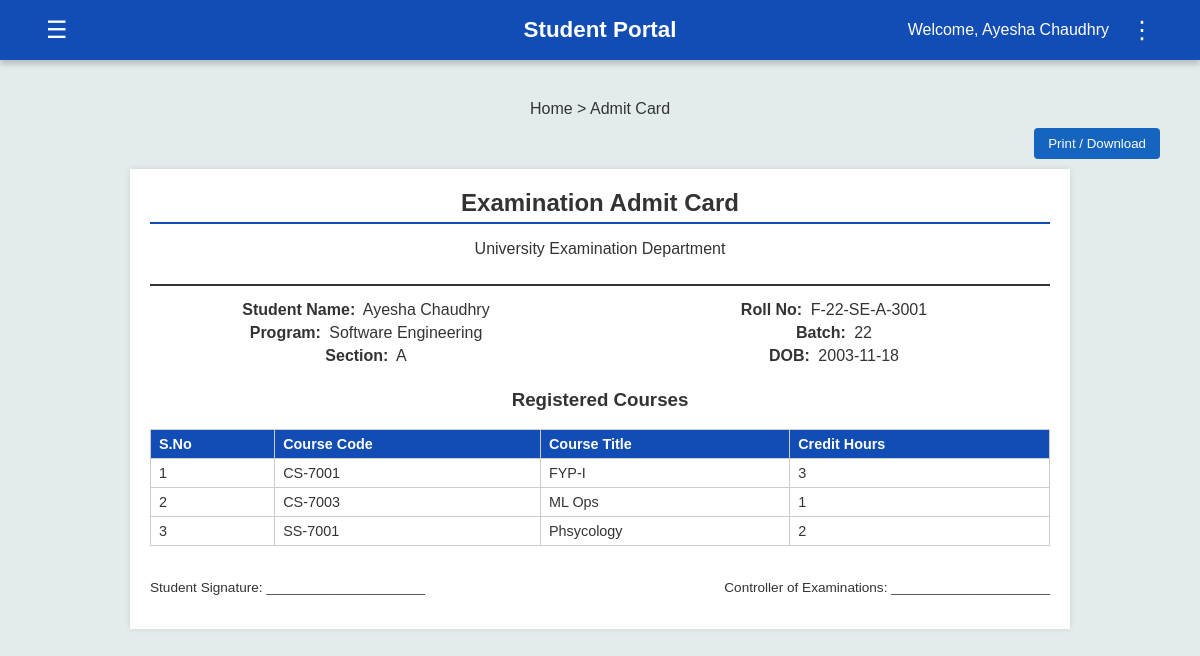
/admit_card (signed in), run on the app's committed database.
### tables this page shows
CREATE TABLE students (
        Roll_No TEXT PRIMARY KEY,
        Name TEXT,
        Gender TEXT,
        DOB TEXT,
        CNIC TEXT,
        Email TEXT,
        Mobile_No TEXT,
        Current_Address TEXT,
        Permanent_Address TEXT,
        Home_Phone TEXT,
        Postal_Code TEXT,
        Password TEXT
    );

CREATE TABLE courses (
        Course_Code TEXT PRIMARY KEY,
        Course_Name TEXT, Credit_Hr INTEGER, Prerequisite TEXT
    );

### app.py (the view)
@app.route('/admit_card')
def admit_card():
    if 'user' not in session:
        flash("Please login first", "warning")
        return redirect(url_for('student_login'))
    roll_no = session['user']
    conn = get_db()
    cur = conn.cursor()
    cur.execute("""
        SELECT Roll_No, Name, Gender, DOB
        FROM students
        WHERE Roll_No = ?
    """, (roll_no,))
    student = cur.fetchone()
    if not student:
        conn.close()
        flash("Student record not found!", "danger")
        return redirect(url_for('student_home'))
    cur.execute("""
        SELECT c.Course_Code, c.Course_Name, c.Credit_Hr
        FROM enrollments e
        JOIN courses c ON e.Course_Code = c.Course_Code
        WHERE e.Roll_No = ?
        ORDER BY c.Course_Code
    """, (roll_no,))
    courses = cur.fetchall()
    conn.close()
    roll_parts = student['Roll_No'].split('-')
    batch = roll_parts[1] if len(roll_parts) > 1 else "N/A"
    degree_code = roll_parts[2] if len(roll_parts) > 2 else "N/A"
    section = roll_parts[3][0] if len(roll_parts) > 3 else "N/A"
    degree_map = {
        'SE': 'Software Engineering',
        'AI': 'Artificial Intelligence',
        'DS': 'Data Science',
        'CY': 'Cyber Security'
    }
    degree_name = degree_map.get(degree_code, degree_code)
    return render_template(
        'admit_card.html',
        student=student,
        batch=batch,
        degree_name=degree_name,
        section=section,
        courses=courses
    )

### app.py (called while the page is built)
def get_db():
    conn = sqlite3.connect('flake.db')
    conn.row_factory = sqlite3.Row  # This allows accessing columns by name
    return conn

### templates/admit_card.html (shortened to what this page needs)
{% extends "student_dashboard.html" %}
{% block content %}
  <div class="breadcrumb">
    <span>Home</span> &gt; <span>Admit Card</span>
  </div>
  <div class="print-btn">
    <button type="button" onclick="window.print()">Print / Download</button>
  </div>
  <div class="admit-container">
    <div class="admit-header">
      <h2>Examination Admit Card</h2>
      <p>University Examination Department</p>
    </div>
    <div class="admit-meta">
      <div>
        <span class="admit-label">Student Name:</span>
        <span>{{ student.Name }}</span>
      </div>
      <div>
        <span class="admit-label">Roll No:</span>
        <span>{{ student.Roll_No }}</span>
      </div>
      <div>
        <span class="admit-label">Program:</span>
        <span>{{ degree_name }}</span>
      </div>
      <div>
        <span class="admit-label">Batch:</span>
        <span>{{ batch }}</span>
      </div>
      <div>
        <span class="admit-label">Section:</span>
        <span>{{ section }}</span>
      </div>
      <div>
        <span class="admit-label">DOB:</span>
        <span>{{ student.DOB }}</span>
      </div>
    </div>
    <h3>Registered Courses</h3>
    {% if courses %}
      <table class="admit-table">
        <thead>
          <tr>
            <th>S.No</th>
            <th>Course Code</th>
            <th>Course Title</th>
            <th>Credit Hours</th>
          </tr>
        </thead>
        <tbody>
          {% for c in courses %}
            <tr>
              <td>{{ loop.index }}</td>
              <td>{{ c.Course_Code }}</td>
              <td>{{ c.Course_Name }}</td>
              <td>{{ c.Credit_Hr }}</td>
            </tr>
          {% endfor %}
        </tbody>
      </table>
    {% else %}
      <p>No registered courses found for this term.</p>
    {% endif %}
    <div class="admit-footer">
      <div>
        <p>Student Signature: _____________________</p>
      </div>
      <div>
        <p>Controller of Examinations: _____________________</p>
      </div>
    </div>
  </div>
{% endblock %}

### templates/student_dashboard.html (shortened to what this page needs)
<!DOCTYPE html>
<html lang="en">
  <head>
    <link
      rel="stylesheet"
      href="{{ url_for('static', filename='portal_template.css') }}"
    />
    <link
      rel="stylesheet"
      href="https://cdnjs.cloudflare.com/ajax/libs/font-awesome/6.5.0/css/all.min.css"
    />
  </head>
  <body>
    <header>
      <button class="left-btn" id="menuToggle">&#9776;</button>
      <h1 class="portal-title"><b>Student Portal</b></h1>
      <div class="user-info">
        <span>Welcome, {{ session.get('user_name', 'Student') }}</span>
        <button class="options-btn" id="optionsToggle">&#8942;</button>
      </div>
    </header>
    <main>
      {% block content %}{% endblock %}
    </main>
  </body>
</html>

### static/portal_template.css (style rules this page uses)
body { margin: 0; font-family: Arial, Helvetica, sans-serif; background-color: #E4EBEB; color: #333; }
header { background-color: #124DB5; display: flex; justify-content: space-between; align-items: center; padding: 15px 40px; color: white; box-shadow: 0 4px 6px rgba(0,0,0,0.2); position: relative; }
.left-btn, .options-btn { background: none; border: none; color: white; font-size: 24px; cursor: pointer; position: relative; }
.user-info { display: flex; align-items: center; gap: 15px; position: relative; }
main { padding: 40px; text-align: center; }
.portal-title { position: absolute; left: 50%; transform: translateX(-50%); font-size: 1.4rem; font-weight: bold; }
table { width: 100%; border-collapse: collapse; }
th, td { padding: 10px 12px; border-bottom: 1px solid #e0e0e0; text-align: left; font-size: 14px; }
th { background-color: #124DB5; color: white; }
h2 { border-bottom: 2px solid #124DB5; padding-bottom: 5px; margin-top: 30px; }
.admit-container { background: #fff; padding: 20px; margin: 10px auto; max-width: 900px; box-shadow: 0 0 6px rgba(0,0,0,0.1); }
.admit-header { text-align: center; border-bottom: 2px solid #333; padding-bottom: 10px; margin-bottom: 15px; }
.admit-header h2 { margin: 0; }
.admit-meta { display: flex; justify-content: space-between; flex-wrap: wrap; margin-bottom: 10px; }
.admit-meta div { width: 48%; margin-bottom: 5px; }
.admit-label { font-weight: 600; margin-right: 4px; }
.admit-table { width: 100%; border-collapse: collapse; margin-top: 10px; }
.admit-table th, .admit-table td { border: 1px solid #ccc; padding: 6px 8px; text-align: left; font-size: 0.9rem; }
.admit-footer { margin-top: 20px; display: flex; justify-content: space-between; font-size: 0.85rem; }
.print-btn { margin: 10px 0; text-align: right; }
.print-btn button { background: #1565c0; color: #fff; border: none; padding: 8px 14px; border-radius: 4px; cursor: pointer; }

### data on the page
students: get "Ayesha Chaudhry", Name "Ayesha Chaudhry", Roll_No "F-22-SE-A-3001", DOB "2003-11-18"
courses: Course_Code "CS-7001", Course_Name "FYP-I", Credit_Hr "3"
courses: Course_Code "CS-7003", Course_Name "ML Ops", Credit_Hr "1"
courses: Course_Code "SS-7001", Course_Name "Phsycology", Credit_Hr "2"

### other printed values
{{ degree_name }} "Software Engineering"
{{ batch }} "22"
{{ section }} "A"
